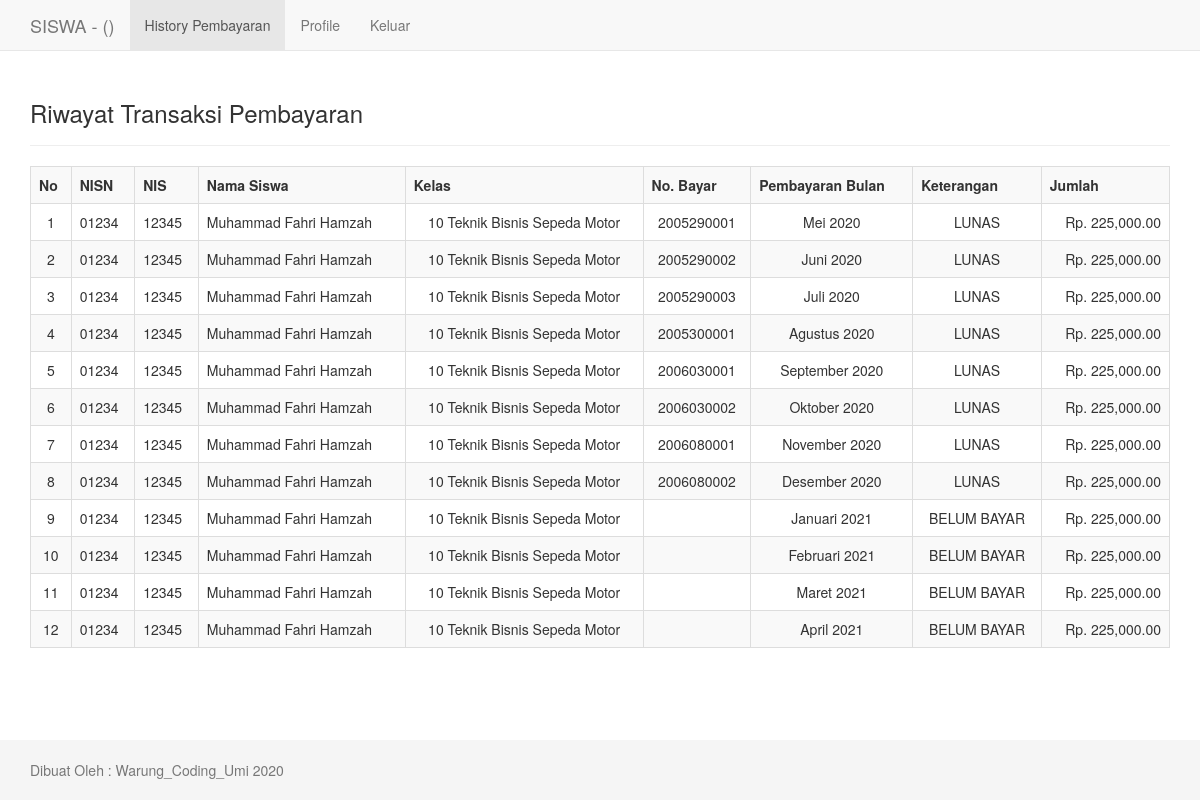
Screenshot of /riwayat_siswa.php (signed in) with the database file from the repository.
### tables this page shows
CREATE TABLE `tb_pembayaran` (
  `id_pembayaran` int(11) NOT NULL,
  `id_petugas` int(11) DEFAULT NULL,
  `nisn` char(10) NOT NULL,
  `bulan` varchar(20) NOT NULL,
  `nobayar` varchar(20) DEFAULT NULL,
  `jatuh_tempo` date NOT NULL,
  `tgl_bayar` date DEFAULT NULL,
  `id_spp` int(11) NOT NULL,
  `jumlah_bayar` int(11) NOT NULL,
  `ket` varchar(15) DEFAULT NULL
);

CREATE TABLE `tb_siswa` (
  `nisn` char(10) NOT NULL,
  `nis` char(8) NOT NULL,
  `nama` varchar(35) NOT NULL,
  `id_kelas` int(11) NOT NULL,
  `alamat` text NOT NULL,
  `no_hp` varchar(13) NOT NULL,
  `id_spp` int(11) NOT NULL
);

CREATE TABLE `tb_kelas` (
  `id_kelas` int(11) NOT NULL,
  `nama_kelas` varchar(10) NOT NULL,
  `kompetensi_keahlian` varchar(50) NOT NULL,
  `id_guru` int(11) DEFAULT NULL
);

### riwayat_siswa.php (the view, shortened to what this page needs)
<?php
    include "inc/koneksi.php";
    $qprofil = mysqli_query($konek, "SELECT * FROM tb_siswa WHERE nisn='$_SESSION[id]'");
    $profil = mysqli_fetch_array($qprofil);
?>
<!DOCTYPE html>
<html lang="en">
<head>
    <link href="./assets/css/bootstrap.min.css" rel="stylesheet">
    <link href="./assets/style.css" rel="stylesheet">
</head>
<body>
     <nav class="navbar navbar-default navbar-fixed-top">
      <div class="container">
        <div class="navbar-header">
          <a class="navbar-brand" href="index_siswa.php">SISWA - (<?php echo $profil['nama']; ?>)</a>
        </div>
        <div id="navbar" class="collapse navbar-collapse">
          <ul class="nav navbar-nav">
            <li class="active"><a href="riwayat_siswa.php">History Pembayaran</a></li>
            <li><a href="profile_siswa.php">Profile</a></li>
            <li><a href="inc/logout.php">Keluar</a></li>
          </ul>
        </div>
      </div>
    </nav>
    <div class="container">
        <div class="page-header">
            <h3>Riwayat Transaksi Pembayaran</h3>
        </div>
        <table class="table table-bordered table-striped">
            <tr>
                <th>No</th>
                <th>NISN</th>
                <th>NIS</th>
                <th>Nama Siswa</th>
                <th>Kelas</th>
                <th>No. Bayar</th>
                <th>Pembayaran Bulan</th>
                <th>Keterangan</th>
                <th>Jumlah</th>
            </tr>
            <?php
                $sqlBayar = mysqli_query($konek, "SELECT tb_pembayaran.*, tb_siswa.*
                                                  FROM tb_pembayaran
                                                  INNER JOIN tb_siswa ON tb_siswa.nisn=tb_pembayaran.nisn
                                                  WHERE tb_pembayaran.nisn='01234'
                                                  ORDER BY tb_pembayaran.jatuh_tempo ASC");
                $no=1;
                while ($d=mysqli_fetch_array($sqlBayar)) {
                    $qkelas = mysqli_query($konek, "SELECT * FROM tb_kelas WHERE id_kelas='$d[id_kelas]'");
                    $kelas = mysqli_fetch_array($qkelas);
                    echo "
                <tr>
                    <td><center>$no</center></td>
                    <td>$d[nisn]</td>
                    <td>$d[nis]</td>
                    <td>$d[nama]</td>
                    <td><center>$kelas[nama_kelas] $kelas[kompetensi_keahlian]</center></td>
                    <td><center>$d[nobayar]</center></td>
                    <td><center>$d[bulan]</center></td>
                    <td><center>$d[ket]</center></td>
                    <td align='right'>Rp. ";
                    echo number_format($d['jumlah_bayar'], 2);
                    echo "</td>
                </tr>";
                $no++;
                }
            ?>
        </table>
    </div>
<?php
    include "footer_siswa.php";
?>

### footer_siswa.php (shortened to what this page needs)
    <footer class="footer">
      <div class="container">
        <p class="text-muted">Dibuat Oleh : Warung_Coding_Umi 2020</p>
      </div>
    </footer>
</body>
</html>

### assets/style.css (style rules this page uses)
html { position: relative; min-height: 100%; }
body { margin-bottom: 60px; }
.footer { position: absolute; bottom: 0; width: 100%; height: 60px; background-color: #f5f5f5; }
body > .container { padding: 60px 15px 0; }
.container .text-muted { margin: 20px 0; }
.footer > .container { padding-right: 15px; padding-left: 15px; }

### rows the page displays
tb_pembayaran: nisn.nisn "01234", nisn.nis "12345", nisn.nama "Muhammad Fahri Hamzah", tb_kelas.nama_kelas "10", tb_kelas.kompetensi_keahlian "Teknik Bisnis Sepeda Motor", nobayar "2005290001", bulan "Mei 2020", ket "LUNAS", jumlah_bayar "225,000.00"
tb_pembayaran: nisn.nisn "01234", nisn.nis "12345", nisn.nama "Muhammad Fahri Hamzah", tb_kelas.nama_kelas "10", tb_kelas.kompetensi_keahlian "Teknik Bisnis Sepeda Motor", nobayar "2005290002", bulan "Juni 2020", ket "LUNAS", jumlah_bayar "225,000.00"
tb_pembayaran: nisn.nisn "01234", nisn.nis "12345", nisn.nama "Muhammad Fahri Hamzah", tb_kelas.nama_kelas "10", tb_kelas.kompetensi_keahlian "Teknik Bisnis Sepeda Motor", nobayar "2005290003", bulan "Juli 2020", ket "LUNAS", jumlah_bayar "225,000.00"
tb_pembayaran: nisn.nisn "01234", nisn.nis "12345", nisn.nama "Muhammad Fahri Hamzah", tb_kelas.nama_kelas "10", tb_kelas.kompetensi_keahlian "Teknik Bisnis Sepeda Motor", nobayar "2005300001", bulan "Agustus 2020", ket "LUNAS", jumlah_bayar "225,000.00"
tb_pembayaran: nisn.nisn "01234", nisn.nis "12345", nisn.nama "Muhammad Fahri Hamzah", tb_kelas.nama_kelas "10", tb_kelas.kompetensi_keahlian "Teknik Bisnis Sepeda Motor", nobayar "2006030001", bulan "September 2020", ket "LUNAS", jumlah_bayar "225,000.00"
tb_pembayaran: nisn.nisn "01234", nisn.nis "12345", nisn.nama "Muhammad Fahri Hamzah", tb_kelas.nama_kelas "10", tb_kelas.kompetensi_keahlian "Teknik Bisnis Sepeda Motor", nobayar "2006030002", bulan "Oktober 2020", ket "LUNAS", jumlah_bayar "225,000.00"
tb_pembayaran: nisn.nisn "01234", nisn.nis "12345", nisn.nama "Muhammad Fahri Hamzah", tb_kelas.nama_kelas "10", tb_kelas.kompetensi_keahlian "Teknik Bisnis Sepeda Motor", nobayar "2006080001", bulan "November 2020", ket "LUNAS", jumlah_bayar "225,000.00"
tb_pembayaran: nisn.nisn "01234", nisn.nis "12345", nisn.nama "Muhammad Fahri Hamzah", tb_kelas.nama_kelas "10", tb_kelas.kompetensi_keahlian "Teknik Bisnis Sepeda Motor", nobayar "2006080002", bulan "Desember 2020", ket "LUNAS", jumlah_bayar "225,000.00"
tb_pembayaran: nisn.nisn "01234", nisn.nis "12345", nisn.nama "Muhammad Fahri Hamzah", tb_kelas.nama_kelas "10", tb_kelas.kompetensi_keahlian "Teknik Bisnis Sepeda Motor", bulan "Januari 2021", ket "BELUM BAYAR", jumlah_bayar "225,000.00"
tb_pembayaran: nisn.nisn "01234", nisn.nis "12345", nisn.nama "Muhammad Fahri Hamzah", tb_kelas.nama_kelas "10", tb_kelas.kompetensi_keahlian "Teknik Bisnis Sepeda Motor", bulan "Februari 2021", ket "BELUM BAYAR", jumlah_bayar "225,000.00"
tb_pembayaran: nisn.nisn "01234", nisn.nis "12345", nisn.nama "Muhammad Fahri Hamzah", tb_kelas.nama_kelas "10", tb_kelas.kompetensi_keahlian "Teknik Bisnis Sepeda Motor", bulan "Maret 2021", ket "BELUM BAYAR", jumlah_bayar "225,000.00"
tb_pembayaran: nisn.nisn "01234", nisn.nis "12345", nisn.nama "Muhammad Fahri Hamzah", tb_kelas.nama_kelas "10", tb_kelas.kompetensi_keahlian "Teknik Bisnis Sepeda Motor", bulan "April 2021", ket "BELUM BAYAR", jumlah_bayar "225,000.00"
